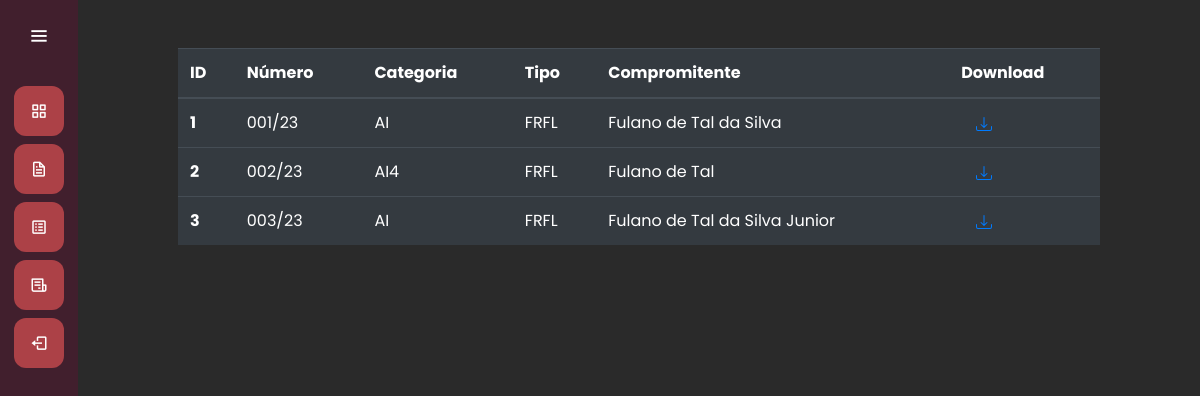
The app's page /autorizacao/listar_autorizacao/ (signed in), older data.
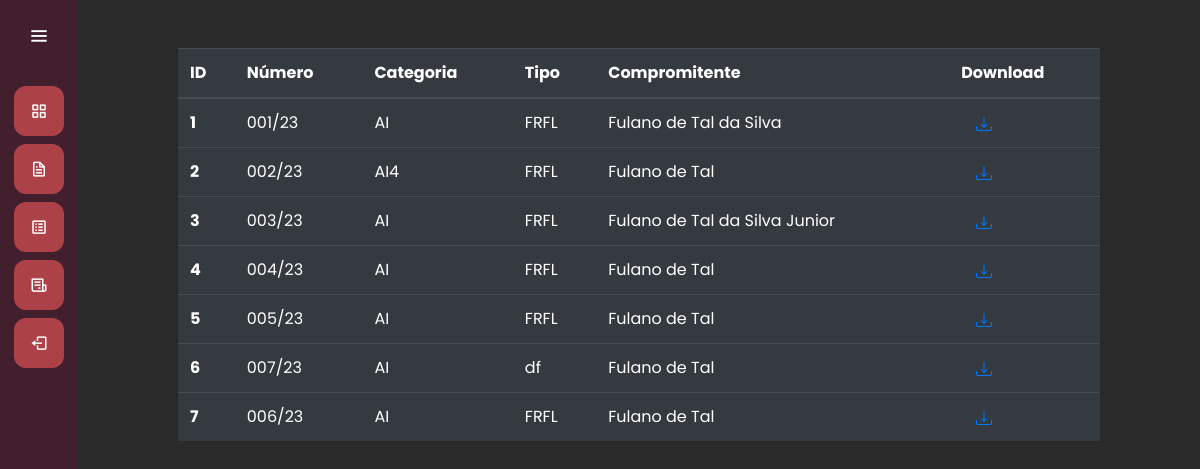
The same page, newer data.
### autorizacao/models.py (models this page shows, shortened)
class Autorizacao(models.Model):
    categoria = models.CharField(max_length=50)
    tipo = models.CharField(max_length=50)
    numero = models.CharField(max_length=50)
    emissao = models.DateField()
    validade = models.IntegerField()
    proc_ADM = models.CharField(max_length=50)
    tcaNum = models.CharField(max_length=50)
    compromitente = models.CharField(max_length=100)
    cpfcnpj = models.CharField(max_length=50)
    insc_CAD = models.CharField(max_length=50)
    endereco = models.CharField(max_length=50)
    quadra = models.CharField(max_length=50)
    lote = models.CharField(max_length=50)
    bairro = models.CharField(max_length=50)
    area_lote = models.IntegerField()
    sup_aut = models.IntegerField()
    matricula = models.CharField(max_length=50)
    anuencia_CETESB = models.CharField(max_length=50)
    anuencia_CONDEMA = models.CharField(max_length=50)
    compensacao_averbacao = models.IntegerField()
    observacao = models.CharField(max_length=100)
    objetivo = models.CharField(max_length=100)
    local = models.CharField(max_length=50)
    nativos = models.IntegerField()
    exoticos = models.IntegerField()
    euterpe = models.IntegerField()
    transplante = models.CharField(max_length=50)
    vegetacao = models.CharField(max_length=50)
    estagio = models.CharField(max_length=50)
    area_aut = models.IntegerField()
    recup_PRAD = models.IntegerField()
    app1 = models.CharField(max_length=50)
    app2 = models.CharField(max_length=50)
    reserva = models.CharField(max_length=50)
    restricao = models.CharField(max_length=100)
    area_rest = models.IntegerField(default=0)

### autorizacao/views.py (the view)
# urls.py: path('listar_autorizacao/', views.listar_autorizacao, name="listar_autorizacao"),
@login_required(login_url="/auth/login/")
def listar_autorizacao(request):
    if request.method == "GET":
        autorizacoes = Autorizacao.objects.all()
        return render(request, 'listar_autorizacao.html', {'autorizacoes': autorizacoes})

### autorizacao/templates/listar_autorizacao.html (shortened to what this page needs)
{% extends 'base.html' %}
{% load static %}
{% block 'head'  %}
    <link rel="stylesheet" href="{% static 'autorizacao/css/autorizacao.css' %}">
    <link rel="stylesheet" href="{% static 'relatorios/css/listar_relatorio.css' %}">
{% endblock  %}
{% block 'dashboard'  %}
    <br>
    <br>
    <div class="container-fluid distanciamento">
        <table class="table table-dark">
            <thead>
                <tr>
                    <th scope="col">ID</th>
                    <th scope="col">Número</th>
                    <th scope="col">Categoria</th>
                    <th scope="col">Tipo</th>
                    <th scope="col">Compromitente</th>
                    <th scope="col">Download</th>
                </tr>
            </thead>
            <tbody>
                {% for autorizacao in autorizacoes %}
                    <tr>
                        <th scope="row">{{autorizacao.id}}</th>
                        <td>{{autorizacao.numero}}</td>
                        <td>{{autorizacao.categoria}}</td>
                        <td>{{autorizacao.tipo}}</td>
                        <td>{{autorizacao.compromitente}}</td>
                        <td>
                            <a class="col-md" href="{% url 'baixar' autorizacao.id %}">
                            </a>
                        </td>
                    </tr>
                {% endfor %}
            </tbody>
        </table>
    </div>
{% endblock  %}

### templates/base.html (shortened to what this page needs)
{% load static %}
<!doctype html>
<html lang="pt-BR">
  <head>
    <link rel="stylesheet" href="https://cdn.jsdelivr.net/npm/bootstrap@4.6.1/dist/css/bootstrap.min.css">
    <link rel="stylesheet" href="{% static 'general/css/base.css' %}">
    <link rel="stylesheet" href="{% static 'general/css/general.css' %}">
    <link href='https://unpkg.com/boxicons@2.0.7/css/boxicons.min.css' rel='stylesheet'>
    {% block 'head' %}{% endblock %}
  </head>
  <body>
    <div class="sidebar">
        <div class="logo-details">
            <i class='bx bx-menu' id="btn" ></i>
        </div>
        <ul class="nav-list">
          <li>
            <a href="{% url 'pagina_inicial' %}">
              <i class='bx bx-grid-alt'></i>
            </a>
          </li>
          <li>
          <a href="#">
            <i class='bx bx-file' ></i>
          </a>
        </li>
        <li>
          <a href="{% url 'autorizacao' %}">
            <i class='bx bx-spreadsheet' ></i>
          </a>
        </li>
        <li>
          <a href="{% url 'relatorio_inicio' %}">
            <i class='bx bx-receipt' ></i>
          </a>
        </li>
        <li>
          <a href="{% url 'deslogar' %}">
            <i class='bx bx-log-out'></i>
          </a>
        </li>
        </ul>
      </div>
      <section class="home-section">
          {% block 'dashboard'%}
          {% endblock %}
      </section>
  </body>
</html>

### templates/static/general/css/base.css (style rules this page uses)
* { margin: 0; padding: 0; box-sizing: border-box; font-family: "Poppins" , sans-serif; }
.sidebar { position: fixed; left: 0; top: 0; height: 100%; width: 78px; background: var(--dark-color); padding: 6px 14px; z-index: 99; transition: all 0.5s ease; }
.sidebar .logo-details { height: 60px; display: flex; align-items: center; position: relative; }
.sidebar .logo-details #btn { position: absolute; top: 50%; right: 0; transform: translateY(-50%); font-size: 22px; transition: all 0.4s ease; font-size: 23px; text-align: center; cursor: pointer; transition: all 0.5s ease; }
.sidebar i { color: #fff; height: 60px; min-width: 50px; font-size: 28px; text-align: center; line-height: 60px; }
.sidebar .nav-list { margin-top: 20px; height: 100%; }
.sidebar li { position: relative; margin: 8px 0; list-style: none; }
.sidebar li a { display: flex; height: 100%; width: 100%; border-radius: 12px; align-items: center; text-decoration: none; transition: all 0.4s ease; background: var(--main-color); }
.sidebar li i { height: 50px; line-height: 50px; font-size: 18px; border-radius: 12px; }
.home-section { position: relative; min-height: 100vh; top: 0; background: #2A2A2A; left: 78px; color: white; width: calc(100% - 78px); transition: all 0.5s ease; z-index: 2; }

### templates/static/general/css/general.css (style rules this page uses)
:root { --main-color: #ac4147; --dark-color: #411f2d; --light-color: #ffc27f; --contrast-color: #f88863; --differential-color: #ffe29a; }

### templates/static/relatorios/css/listar_relatorio.css (style rules this page uses)
.distanciamento { padding-left: 100px; padding-right: 100px; }

Row changes from the older to the newer data that the page shows:
added Autorizacao: id "4", numero "004/23", categoria "AI", tipo "FRFL", compromitente "Fulano de Tal"
added Autorizacao: id "5", numero "005/23", categoria "AI", tipo "FRFL", compromitente "Fulano de Tal"
added Autorizacao: id "6", numero "007/23", categoria "AI", tipo "df", compromitente "Fulano de Tal"
added Autorizacao: id "7", numero "006/23", categoria "AI", tipo "FRFL", compromitente "Fulano de Tal"
